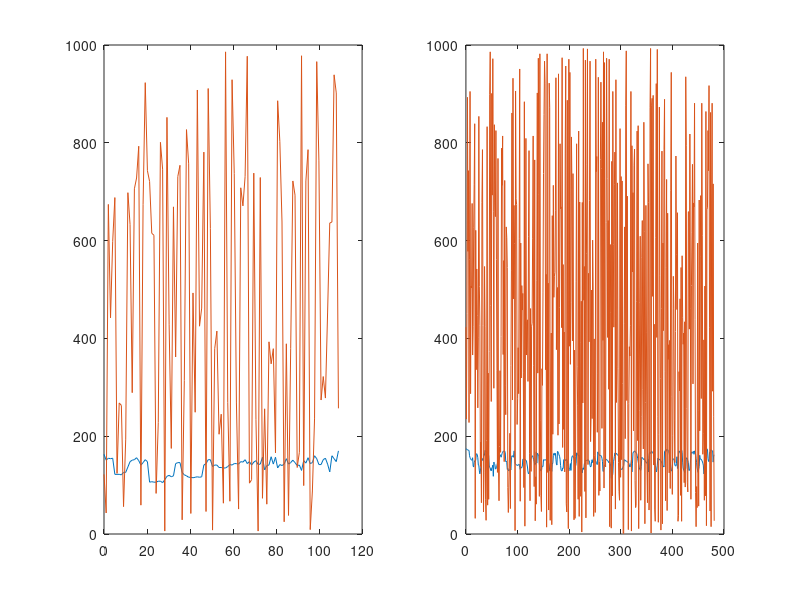

The MATLAB source for this figure:
load Kneeup.txt;
load Heelkick.txt;

x1 = linspace(0, length(Kneeup), length(Kneeup));
x2 = linspace(0, length(Heelkick), length(Heelkick));


%filteredKneeup = filter(b,a,Kneeup);

%peaks = findpeaks(Kneeup, x1, 'MinPeakDistance', 15);

subplot(1,2,1)
plot(x1, Kneeup)
subplot(1,2,2)
plot(x2,Heelkick)

% findminima = -1 .* Position;
% mins = findpeaks(findminima, x, 'MinPeakDistance', 15);
% 
% mins = mins .* (-1);
% 
% filteredpeaks = findpeaks(filteredKneeup, x1, 'MinPeakDistance', 15);
% 
% filteredfindminima = -1 .* filteredKneeup;
% filteredmins = findpeaks(filteredfindminima, x1, 'MinPeakDistance', 15);
% 
% filteredmins = -1 .* filteredmins;  
